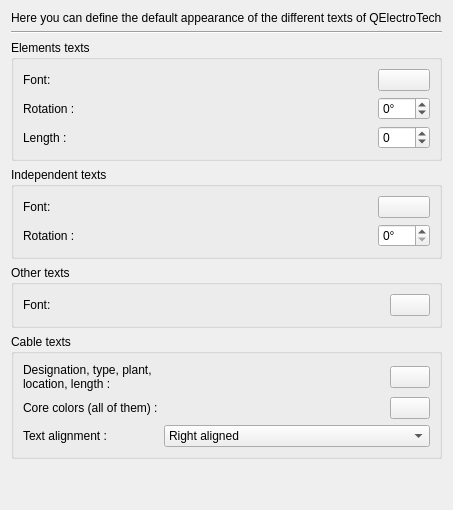
     <widget class="QWidget" name="tab">
      <attribute name="title">
       <string>texts</string>
      </attribute>
      <layout class="QVBoxLayout" name="verticalLayout_3">
       <item>
        <widget class="QLabel" name="label_15">
         <property name="text">
          <string>Here you can define the default appearance of the different texts of QElectroTech</string>
         </property>
        </widget>
       </item>
       <item>
        <widget class="Line" name="line_3">
         <property name="orientation">
          <enum>Qt::Horizontal</enum>
         </property>
        </widget>
       </item>
       <item>
        <widget class="QGroupBox" name="groupBox_6">
         <property name="title">
          <string>Elements texts</string>
         </property>
         <layout class="QGridLayout" name="gridLayout_4">
          <item row="2" column="2">
           <widget class="QSpinBox" name="m_dyn_text_width_sb">
            <property name="minimum">
             <number>-1</number>
            </property>
           </widget>
          </item>
          <item row="0" column="0">
           <widget class="QLabel" name="label_12">
            <property name="text">
             <string>Font:</string>
            </property>
           </widget>
          </item>
          <item row="1" column="2">
           <widget class="QSpinBox" name="m_dyn_text_rotation_sb">
            <property name="wrapping">
             <bool>true</bool>
            </property>
            <property name="suffix">
             <string>°</string>
            </property>
            <property name="maximum">
             <number>360</number>
            </property>
           </widget>
          </item>
          <item row="2" column="0">
           <widget class="QLabel" name="label_5">
            <property name="text">
             <string>Length :</string>
            </property>
           </widget>
          </item>
          <item row="0" column="2">
           <widget class="QPushButton" name="m_dyn_text_font_pb"/>
          </item>
          <item row="1" column="0">
           <widget class="QLabel" name="label_11">
            <property name="text">
             <string>Rotation :</string>
            </property>
           </widget>
          </item>
          <item row="0" column="1">
           <spacer name="horizontalSpacer_3">
            <property name="orientation">
             <enum>Qt::Horizontal</enum>
            </property>
            <property name="sizeHint" stdset="0">
             <size>
              <width>40</width>
              <height>20</height>
             </size>
            </property>
           </spacer>
          </item>
         </layout>
        </widget>
       </item>
       <item>
        <widget class="QGroupBox" name="groupBox_7">
         <property name="title">
          <string>Independent texts</string>
         </property>
         <layout class="QGridLayout" name="gridLayout_7">
          <item row="1" column="0">
           <widget class="QLabel" name="label_14">
            <property name="text">
             <string>Rotation :</string>
            </property>
           </widget>
          </item>
          <item row="0" column="0">
           <widget class="QLabel" name="label_13">
            <property name="text">
             <string>Font:</string>
            </property>
           </widget>
          </item>
          <item row="1" column="2">
           <widget class="QSpinBox" name="m_indi_text_rotation_sb">
            <property name="suffix">
             <string>°</string>
            </property>
            <property name="maximum">
             <number>360</number>
            </property>
           </widget>
          </item>
          <item row="0" column="2">
           <widget class="QPushButton" name="m_indi_text_font_pb">
            <property name="text">
             <string/>
            </property>
           </widget>
          </item>
          <item row="0" column="1">
           <spacer name="horizontalSpacer_7">
            <property name="orientation">
             <enum>Qt::Horizontal</enum>
            </property>
            <property name="sizeHint" stdset="0">
             <size>
              <width>40</width>
              <height>20</height>
             </size>
            </property>
           </spacer>
          </item>
         </layout>
        </widget>
       </item>
       <item>
        <widget class="QGroupBox" name="groupBox_9">
         <property name="title">
          <string>Other texts</string>
         </property>
         <layout class="QHBoxLayout" name="horizontalLayout_2">
          <item>
           <widget class="QLabel" name="label_3">
            <property name="text">
             <string>Font:</string>
            </property>
           </widget>
          </item>
          <item>
           <spacer name="horizontalSpacer_9">
            <property name="orientation">
             <enum>Qt::Horizontal</enum>
            </property>
            <property name="sizeHint" stdset="0">
             <size>
              <width>40</width>
              <height>20</height>
             </size>
            </property>
           </spacer>
          </item>
          <item>
           <widget class="QPushButton" name="m_font_pb">
            <property name="text">
             <string/>
            </property>
           </widget>
          </item>
         </layout>
        </widget>
       </item>
       <item>
        <widget class="QGroupBox" name="groupBox_cable_textes">
         <property name="title">
          <string>Cable texts</string>
         </property>
         <layout class="QGridLayout" name="gridLayout_cable_textes">
          <item row="0" column="0">
           <widget class="QLabel" name="label_cable_textes">
            <property name="text">
             <string>Designation, type, plant, location, length :</string>
            </property>
            <property name="wordWrap">
             <bool>true</bool>
            </property>
           </widget>
          </item>
          <item row="0" column="1">
           <spacer name="horizontalSpacer_cable_textes">
            <property name="orientation">
             <enum>Qt::Horizontal</enum>
            </property>
            <property name="sizeHint" stdset="0">
             <size>
              <width>40</width>
              <height>20</height>
             </size>
            </property>
           </spacer>
          </item>
          <item row="0" column="2">
           <widget class="QPushButton" name="m_cable_text_font_pb">
            <property name="toolTip">
             <string>Font of the texts written along the cable line; a cable which has its own keeps it.</string>
            </property>
            <property name="text">
             <string/>
            </property>
           </widget>
          </item>
          <item row="1" column="0">
           <widget class="QLabel" name="label_cable_core_textes">
            <property name="text">
             <string>Core colors (all of them) :</string>
            </property>
            <property name="wordWrap">
             <bool>true</bool>
            </property>
           </widget>
          </item>
          <item row="1" column="1">
           <spacer name="horizontalSpacer_cable_core_textes">
            <property name="orientation">
             <enum>Qt::Horizontal</enum>
            </property>
            <property name="sizeHint" stdset="0">
             <size>
              <width>40</width>
              <height>20</height>
             </size>
            </property>
           </spacer>
          </item>
          <item row="1" column="2">
           <widget class="QPushButton" name="m_cable_core_font_pb">
            <property name="toolTip">
             <string>Font of the core colors written along the line; a cable which has its own keeps it.</string>
            </property>
            <property name="text">
             <string/>
            </property>
           </widget>
          </item>
          <item row="2" column="0">
           <widget class="QLabel" name="label_cable_align">
            <property name="text">
             <string>Text alignment :</string>
            </property>
            <property name="wordWrap">
             <bool>true</bool>
            </property>
           </widget>
          </item>
          <item row="2" column="1" colspan="2">
           <widget class="QComboBox" name="m_cable_align_cb">
            <property name="toolTip">
             <string>Where the texts of a cable stop relative to the start of its line; a cable which has its own keeps it.</string>
            </property>
            <item>
             <property name="text">
              <string>Right aligned</string>
             </property>
            </item>
            <item>
             <property name="text">
              <string>Centred</string>
             </property>
            </item>
            <item>
             <property name="text">
              <string>Left aligned</string>
             </property>
            </item>
           </widget>
          </item>
         </layout>
        </widget>
       </item>
       <item>
        <spacer name="verticalSpacer_4">
         <property name="orientation">
          <enum>Qt::Vertical</enum>
         </property>
         <property name="sizeHint" stdset="0">
          <size>
           <width>20</width>
           <height>40</height>
          </size>
         </property>
        </spacer>
       </item>
      </layout>
     </widget>
